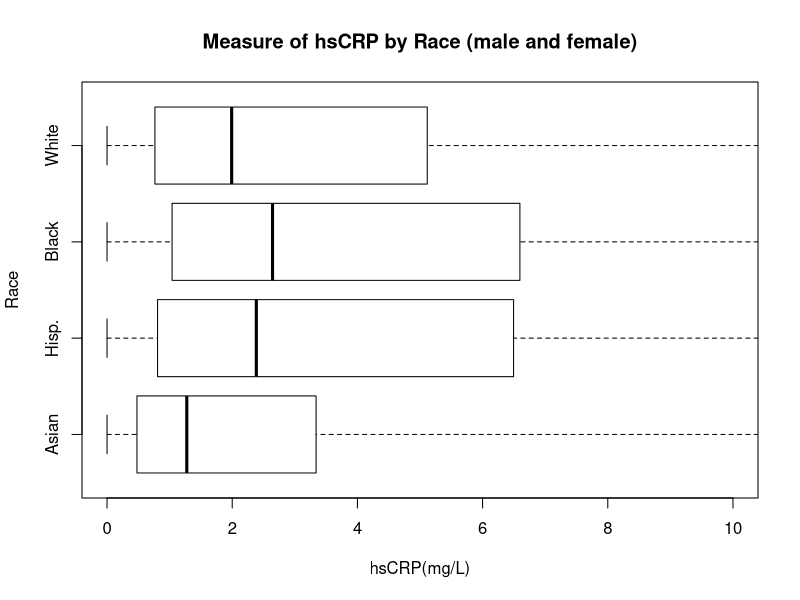
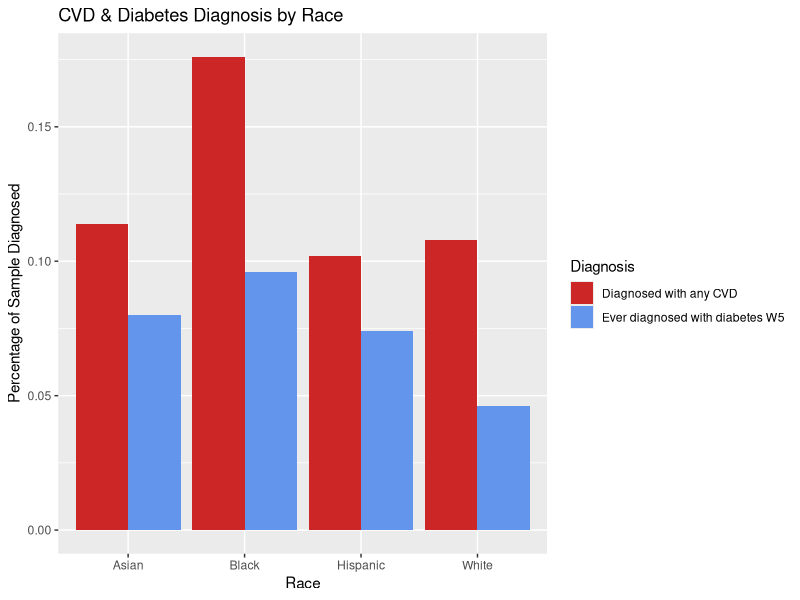

Write the R code that produced these figures, in order.
## ---- chunk 1
library(tidyverse)
library(readr)
## ---- chunk 2
hispanic_df <- read_csv("Data/raceData/Hispanic.csv")
white_df <- read_csv("Data/raceData/Non_hispanic_white.csv")
black_df <- read_csv("Data/raceData/Non_hispanic_black.csv")
asian_df <- read_csv("Data/raceData/Asians.csv")
## ---- chunk 3
clean_asian_df <- mutate(asian_df, Race = "Asian") %>%
  rename(Question = ...1) %>%
  filter(Question %in% c(
    "Diagnosed with any CVD",
    "Ever diagnosed with diabetes W5",
    "HIGH SENSTVTY C-RCTV PROTN (hsCRP)(MG/L)"
    ))

clean_black_df <- mutate(black_df, Race = "Black") %>%
  rename(Question = ...1) %>%
  filter(Question %in% c(
    "Diagnosed with any CVD",
    "Ever diagnosed with diabetes W5",
    "HIGH SENSTVTY C-RCTV PROTN (hsCRP)(MG/L)"
    ))

clean_hispanic_df <- mutate(hispanic_df, Race = "Hispanic") %>%
  rename(Question = ...1) %>%
  filter(Question %in% c(
    "Diagnosed with any CVD",
    "Ever diagnosed with diabetes W5",
    "HIGH SENSTVTY C-RCTV PROTN (hsCRP)(MG/L)"
    ))

clean_white_df <- mutate(white_df, Race = "White") %>%
  rename(Question = ...1) %>%
  filter(Question %in% c(
    "Diagnosed with any CVD",
    "Ever diagnosed with diabetes W5",
    "HIGH SENSTVTY C-RCTV PROTN (hsCRP)(MG/L)"
    ))
## ---- chunk 4
asian_and_black_df <- rbind(clean_asian_df, clean_black_df)
hispanic_and_white_df <- rbind(clean_hispanic_df, clean_white_df)
all_races_df <- rbind(asian_and_black_df, hispanic_and_white_df)
## ---- chunk 5
all_races_df_CRP <- all_races_df %>% 
  slice(3,6,9,12)

# Note: The matrix must be race x summary statistics in order of (min, Q1, Q2, Q3, max)
#         [min] [q1] [q2] [q3] [max]
# [Asian]
# [Hispanic]
# [Black]
# [White]


raceStats <- list(stats=t(cbind(all_races_df_CRP$Minimum,
                 all_races_df_CRP$`Percentile 25`,
                 all_races_df_CRP$Median,
                 all_races_df_CRP$`Percentile 75`,
                 all_races_df_CRP$Maximum)),
               n=c(all_races_df_CRP$Count[1],
                   all_races_df_CRP$Count[2],
                   all_races_df_CRP$Count[3],
                   all_races_df_CRP$Count[4]))
  
bxp(raceStats, show.names = FALSE, main="Measure of hsCRP by Race (male and female)", xlab="hsCRP(mg/L)", ylab="Race", ylim = c(0,10), horizontal = TRUE)
axis(2, at = 1:4, labels = c("Asian", "Hisp.", "Black", "White"))
## ---- chunk 6
# https://www.statology.org/ggplot2-barplot-with-multiple-variables/

all_races_df_bar <- all_races_df %>% 
  slice(1,2,4,5,7,8,10,11)

ggplot(all_races_df_bar, aes(fill=Question, y=Mean, x=Race)) +
  geom_bar(position='dodge', stat='identity') +
  ggtitle('CVD & Diabetes Diagnosis by Race') +
  labs(x = "Race", y = "Percentage of Sample Diagnosed") +
  scale_fill_manual('Diagnosis', values=c('firebrick3','cornflowerblue'))
  
